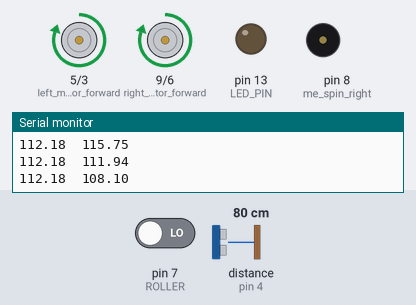
Simulated run of this sketch. Board: Arduino Uno, built with avr-gcc and run on an emulated ATmega328P. Shown: motor-driver pin pairs drawn as motors (green arrow = first pin HIGH = forward, orange = second pin HIGH = backward, longer = more drive), output pins drawn as LEDs (lit = HIGH), buzzer (waves = sounding), the last lines printed to the serial monitor. Wiring (inferred from the names in the program): ultrasonic range finder: trigger pin 2; echo pin 4. The inputs (shaded band) are chosen by the test bench; at power-on: distance to the obstacle (sensor on pin 4) 80 cm, pin 7 (ROLLER) LOW. The echo pulse lasts 58.3 µs per cm; random numbers use the default seed unless the sketch sets one; pins used as bus, display or sensor lines are not drawn.

Above: at 3.4 s.
3.5 s: distance to the obstacle (sensor on pin 4) set to 2 cm
At 4.4 s:
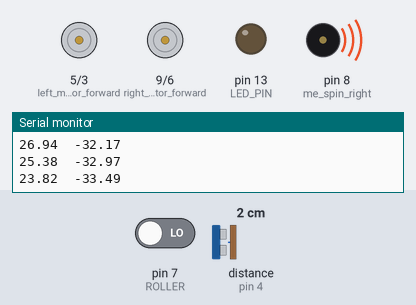
At 6.3 s:
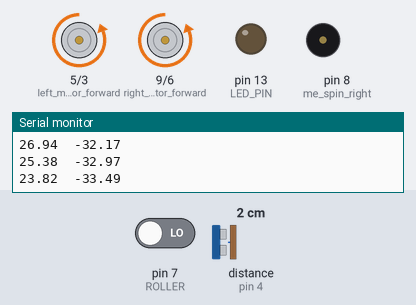
6.5 s: distance to the obstacle (sensor on pin 4) set to 9 cm
At 8.3 s:
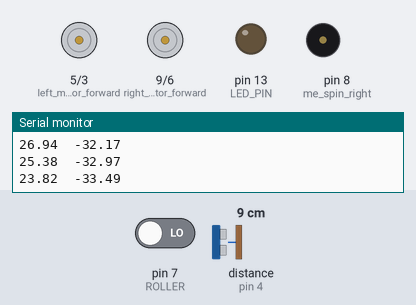
Timing chart, 0 to 29.5 s (numbered marks = the images above; inputs shaded):
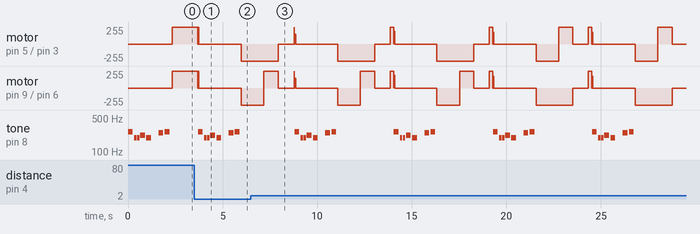

Measured:
- after the input at 3.5 s, motor on pin 5 (left_motor_forward) / pin 3 (left_motor_backward), motor on pin 9 (right_motor_forward) / pin 6 (right_motor_backward): forward 253/255 → stopped after 0.20 s, → backward 255/255 2.3 s later

The sketch:

johnny5.ino
```cpp
/*

  # Product: 6 DOF Sensor-MPU6050

  # SKU    : SEN0142

  # Description:

  # To read  accel/gyro data from 6 DOF Sensor

*/


#include "Wire.h"
#include "I2Cdev.h"
#include "MPU6050.h"
#include "linear_regression.h"

MPU6050 accelgyro;
linear_regression lr_sonar(50);

int16_t ax, ay, az;  // define accel as ax,ay,az
int16_t gx, gy, gz;  // define gyro as gx,gy,gz

double fax, fay, faz;  // define accel as ax,ay,az
double fgx, fgy, fgz;  // define gyro as gx,gy,gz

//double ax, ay, az;  // define accel as ax,ay,az
//double gx, gy, gz;  // define gyro as gx,gy,gz

#define LED_PIN 13
#define ROLLER  07
#define TRIGGER 02
#define ECHO    04

#define I2C_SDA A4
#define I2C_SCL A5

bool blinkState = false;

// "Me" movement assignment
const int me_stop = 0;
const int me_forward = 1;
const int me_backward = 2;
const int me_left_forward = 3;
const int me_right_forward = 4;
const int me_left_backward = 5;
const int me_right_backward = 6;
const int me_spin_left = 7;
const int me_spin_right = 8;

int current_direction = me_stop;

const int drive = 255;

int roller_count = 0;
int roller_time = 0;
bool roller_toggle = false;

bool roller_check()
{
  if ( roller_toggle != digitalRead( ROLLER ) )
  {
    roller_time = millis();
    roller_toggle = !roller_toggle;
    roller_count++;
    return true;
  }
  else if ( millis() - roller_time < 1000 )
  {
    return true;
  }

  return false;
}

int sonar_ping( int trigger_pin, int echo_pin )
{
  int lms = 0;
  int hms = 0;
  int i;

  for ( i = 0; i < 3; i++ ) // try times to get a none negative value
  {
    int ts = micros();

    digitalWrite(TRIGGER, LOW);
    delayMicroseconds(15);
    digitalWrite(TRIGGER, HIGH);
    delayMicroseconds(15);
    digitalWrite(TRIGGER, LOW);

    while ( !digitalRead(ECHO) )
    {
      lms = micros();

      if ( lms > (ts + 8000) )
      {
        break;
      }
    }

    while ( digitalRead(ECHO) )
    {
      hms = micros();

      if ( hms > (lms + 8000) )
      {
        break;
      }
    }

    if ( (hms - lms) >= 0 )
      break;
  }

  int ret = (hms - lms);

  if ( ret < 0 )
    ret = 0;

  return ret;
}


int sonar_cm( int usecs )

{
  return (usecs / 59);
}


int sonar_in( int usecs )

{
  return (usecs / 145);
}


int sonar_dump_cm()
{
  int ping = sonar_ping( TRIGGER, ECHO );

  Serial.print( sonar_in(ping) );
  Serial.print("in : ");
  Serial.print( sonar_cm(ping) );
  Serial.println("cm");

  return sonar_cm(ping);
}

int movingDirection()
{
  return current_direction;
}
void moveMe( int way, int drive )
{

  current_direction = way;

  // out to motor drive PIN assignment
  const int left_motor_forward = 5;
  const int right_motor_forward = 9;
  const int left_motor_backward = 3;
  const int right_motor_backward = 6;

  analogWrite( left_motor_forward, 0 );
  analogWrite( right_motor_forward, 0 );
  analogWrite( left_motor_backward, 0 );
  analogWrite( right_motor_backward, 0 );

  switch ( way )
  {
    case me_stop:
      break;
    case me_forward:
      analogWrite( left_motor_forward, drive );
      analogWrite( right_motor_forward, drive );
      break;
    case me_backward:
      analogWrite( left_motor_backward, drive );
      analogWrite( right_motor_backward, drive );
      break;
    case me_left_forward:
      analogWrite( left_motor_forward, drive );
      break;
    case me_right_forward:
      analogWrite( right_motor_forward, drive );
      break;
    case me_left_backward:
      analogWrite( left_motor_backward, drive );
      break;
    case me_right_backward:
      analogWrite( right_motor_backward, drive );
      break;
    case me_spin_left:
      analogWrite( left_motor_backward, drive );
      analogWrite( right_motor_forward, drive );
      break;
    case me_spin_right:
      analogWrite( left_motor_forward, drive );
      analogWrite( right_motor_backward, drive );
      break;
  }
}
#include "pitches.h"

// notes in the melody:
int melody[] = {
  NOTE_C4, NOTE_G3, NOTE_G3, NOTE_A3, NOTE_G3, 0, NOTE_B3, NOTE_C4
};

// note durations: 4 = quarter note, 8 = eighth note, etc.:
int noteDurations[] = {
  4, 8, 8, 4, 4, 4, 4, 4
};

void music() {
  // iterate over the notes of the melody:
  for (int thisNote = 0; thisNote < 8; thisNote++) {

    // to calculate the note duration, take one second
    // divided by the note type.
    //e.g. quarter note = 1000 / 4, eighth note = 1000/8, etc.
    int noteDuration = 1000 / noteDurations[thisNote];
    tone(8, melody[thisNote], noteDuration);

    // to distinguish the notes, set a minimum time between them.
    // the note's duration + 30% seems to work well:
    int pauseBetweenNotes = noteDuration * 1.30;
    delay(pauseBetweenNotes);
    // stop the tone playing:
    noTone(8);
  }
}


void setup() {
  music();

  Wire.begin();      // join I2C bus

  Serial.begin(115200);    //  initialize serial communication
  Serial.println("Initializing I2C devices...");

  accelgyro.initialize();

  // verify connection

  Serial.println("Testing device connections...");
  Serial.println(accelgyro.testConnection() ? "MPU6050 connection successful" : "MPU6050 connection failed");

  pinMode(LED_PIN, OUTPUT);  // configure LED pin
  pinMode(TRIGGER, OUTPUT);  // configure sonar pin
  pinMode(ECHO,    INPUT);   // configure sonar pin
  pinMode(ROLLER,  INPUT);   // configure sonar pin

  pinMode( 3, OUTPUT );
  pinMode( 5, OUTPUT );
  pinMode( 6, OUTPUT );
  pinMode( 9, OUTPUT );


}


double getDistsance()
{
  for ( int i = 0; i <= 50; i++ )
  {
    lr_sonar.log_entry( micros(), sonar_cm( sonar_ping(TRIGGER, ECHO) ) );
  }
  return lr_sonar.avg();
}

void scan_area( int time_unit )
{
  moveMe( me_stop, drive );
  moveMe( me_backward, drive );
  delay(time_unit * 50);

  moveMe( me_backward, drive );
  delay(time_unit * 30);

  if ( rand() % 2 == 0 )
  {
    for ( int i = 0; i < 4; i++ )
    {
      moveMe( me_spin_right, drive );
      delay(time_unit * 50);
      moveMe( me_stop, drive );
      delay(time_unit * 50 );
      double distance = getDistsance();
      if ( distance > 30 )
        return;
    }
  }
  else
  {
    for ( int i = 0; i < 4; i++ )
    {
      moveMe( me_spin_left, drive );
      delay(time_unit * 50);
      moveMe( me_stop, drive );
      delay(time_unit * 50 );
      double distance = getDistsance();
      if ( distance > 30 )
        return;
    }
  }
}


void loop() {

  int drive = 255;

  //accelgyro.getMotion6(&ax, &ay, &az, &gx, &gy, &gz);  // read measurements from device

  lr_sonar.log_entry( micros(), sonar_cm( sonar_ping(TRIGGER, ECHO) ) );

  double acm = lr_sonar.avg();
  double lcm = lr_sonar.calc();

  fax = ax;
  fay = ay;
  faz = az;
  fgx = gx;
  fgy = gy;
  fgz = gz;

  Serial.print( acm );
  Serial.print( "\t" );
  Serial.println( lcm );


  if ( movingDirection() == me_forward )
  {
    if ( !roller_check() )
    {
      //acm = 0; // fool sonar
    }
  }

  if ( acm < 25 )
  {
    moveMe( me_backward, 255 );
    delay(10);
    moveMe( me_stop, 255 );
    music();
    scan_area(15);
  }
  else
  {
    if ( millis() % 3000 == 0 )
    {
      if ( rand() % 2 == 0 )
      {
        moveMe( me_spin_left, 255 );
      }
      else
      {
        moveMe( me_spin_right, 255 );
      }
      delay(200);
      scan_area(5);
    }
    moveMe( me_forward, drive );
  }
}
```

HMC5983.cpp
```cpp
/*
 * HMC5983.cpp - library class
 *
 * simple library to test the HMC5983 sensor from Honeywell
 *
 * (c) 2014 David Cuartielles, Arduino LLC
 */

#include "HMC5983.h"
#include <Wire.h>

void HMC5983::begin(int D){
  DEBUG = D;
  Wire.begin();
}

/*
From datasheet for the HMC5983
Below is an example of a (power-on) initialization process for “continuous-measurement mode” via I2C interface:
1. Write CRA (00) – send 0x3C 0x00 0x70 (8-average, 15 Hz default or any other rate, normal measurement)
2. Write CRB (01) – send 0x3C 0x01 0xA0 (Gain=5, or any other desired gain)
3. For each measurement query:
  Write Mode (02) – send 0x3C 0x02 0x01 (Single-measurement mode)
  Wait 6 ms or monitor status register or DRDY hardware interrupt pin
  Send 0x3D 0x06 (Read all 6 bytes. If gain is changed then this data set is using previous gain)
  Convert three 16-bit 2’s compliment hex values to decimal values and assign to X, Z, Y, respectively.
(Self addition:)
4. Convert the magnetic information into a compass value

REGARDING THE CALCULATION OF THE ACTUAL HEADING VALUE

From AN-203 http://www51.honeywell.com/aero/common/documents/myaerospacecatalog-documents/Defense_Brochures-documents/Magnetic__Literature_Application_notes-documents/AN203_Compass_Heading_Using_Magnetometers.pdf
The magnetic compass heading can be determined (in degrees) from the magnetometer's x and y readings by using the
following set of equations:
  Direction (y>0) = 90 - [arcTAN(x/y)]*180/PI
  Direction (y<0) = 270 - [arcTAN(x/y)]*180/PI
  Direction (y=0, x<0) = 180.0
  Direction (y=0, x>0) = 0.0

MISSING : EARTH DECLINATION ANGLE

In other words, we are not making any compensation for the earth's north pole location vs the magnetic measurement

*/
float HMC5983::read(){
  // start transmission
  //Wire.beginTransmission(HMC5983_ADDRESS);

  // step 1
  //Wire.beginTransmission(HMC5983_ADDRESS);
  //Wire.write(HMC5983_WRITE);
  //Wire.write(0x00);
  //Wire.write(0x70);
  //Wire.endTransmission();

  // step 2
  //Wire.beginTransmission(HMC5983_ADDRESS);
  //Wire.write(HMC5983_WRITE);
  //Wire.write(0x01);
  //Wire.write(0xA0);
  //Wire.endTransmission();

  // step 3
  Wire.beginTransmission(HMC5983_ADDRESS);
  //Wire.write(HMC5983_WRITE);
  Wire.write(0x02);
  Wire.write(0x01);
  Wire.endTransmission();

  // time delays required by HMC5983 upon receipt of the command
  // Get Data. Compensate and Calculate New Heading : 6ms
  delay(6);

  // step 3: get the six data bytes, MSB and LSB for X, Z, Y (in that order)
  //Wire.beginTransmission(HMC5983_ADDRESS);
  //Wire.write(HMC5983_READ);
  //Wire.write(0x06);
  //Wire.endTransmission();

  Wire.requestFrom(HMC5983_ADDRESS, 6); //get the six data bytes, MSB and LSB for X, Z, Y (in that order)

  long t = 0;
  while (Wire.available() < 6 && t < 5) {
  t++;
        delay(1);
  };

  if (t >= 5) return -999;

  //"The heading output data will be the value in tenths of degrees
  //from zero to 3599 and provided in binary format over the two bytes."
  byte X_MSB = Wire.read();
  byte X_LSB = Wire.read();
  byte Z_MSB = Wire.read();
  byte Z_LSB = Wire.read();
  byte Y_MSB = Wire.read();
  byte Y_LSB = Wire.read();

  if (DEBUG) {
  Serial.print("X MSB: "); Serial.print(X_MSB);
  Serial.print(" - X LSB: "); Serial.println(X_LSB);
  Serial.print("Y MSB: "); Serial.print(Y_MSB);
  Serial.print(" - Y LSB: "); Serial.println(Y_LSB);
  Serial.print("Z MSB: "); Serial.print(Z_MSB);
  Serial.print(" - Z LSB: "); Serial.println(Z_LSB);
  }

  // calculate the heading values for all the three sensors
  // range is 0xF800 to 0x07FF or -2048 to 2047
  float HX = (X_MSB << 8) + X_LSB;
  float HZ = (Z_MSB << 8) + Z_LSB;
  float HY = (Y_MSB << 8) + Y_LSB;

  // convert the numbers to fit the
  if (HX > 0x07FF) HX = 0xFFFF - HX;
  if (HZ > 0x07FF) HZ = 0xFFFF - HZ;
  if (HY > 0x07FF) HY = 0xFFFF - HY;

  // declare the heading variable we'll be returning
  float H = 0;

  if (HY == 0 && HX > 0) H = 180.0;
  if (HY == 0 && HX <= 0) H = 0.0;
  if (HY > 0) H = 90 - atan(HX/HY) * 180 / PI;
  if (HY < 0) H = 270 - atan(HX/HY) * 180 / PI;

  return H;
}
```

HMC5983.h
```cpp
/*
 * HMC5983.h - library header
 *
 * simple library to test the HMC5983 sensor from Honeywell
 *
 * (c) 2014 David Cuartielles, Arduino LLC
 */

#ifndef HMC5983_h
#define HMC5983_h

#if ARDUINO >= 100
#include "Arduino.h"
#else
#include "WProgram.h"
#endif

// I2C ADDRESS
#define HMC5983_ADDRESS 0x1E

// I2C COMMANDS
#define HMC5983_WRITE  0x3C
#define HMC5983_READ  0x3D

// MEMORY MAPPING
/*
Address Location  Name    Access
---------------------------------------------------
0x00  Configuration Register A  Read/Write
0x01  Configuration Register B  Read/Write
0x02  Mode Register     Read/Write
0x03  Data Output X MSB Register  Read
0x04  Data Output X LSB Register  Read
0x05  Data Output Z MSB Register  Read
0x06  Data Output Z LSB Register  Read
0x07  Data Output Y MSB Register  Read
0x08  Data Output Y LSB Register  Read
0x09  Status Register     Read
0x0A  Identification Register A Read
0x0B  Identification Register B Read
0x0C  Identification Register C Read
0x31  Temperature Output MSB Register Read
0x32  Temperature Output LSB Register Read
*/

#define HMC5983_CONF_A    0x00
#define HMC5983_CONF_B    0x01
#define HMC5983_MODE    0x02
#define HMC5983_OUT_X_MSB 0x03
#define HMC5983_OUT_X_LSB 0x04
#define HMC5983_OUT_Z_MSB 0x05
#define HMC5983_OUT_Z_LSB 0x06
#define HMC5983_OUT_Y_MSB 0x07
#define HMC5983_OUT_Y_LSB 0x08
#define HMC5983_STATUS    0x09
#define HMC5983_ID_A    0x0A
#define HMC5983_ID_B    0x0B
#define HMC5983_ID_C    0x0C
#define HMC5983_TEMP_OUT_MSB  0x31
#define HMC5983_TEMP_OUT_LSB  0x32

class HMC5983 {
  public:
    int DEBUG;
    void begin(int D = false);
    float read();
  private:

};

#endif
```

linear_regression.h
```cpp
class linear_regression
{
  double *_tss;   // timestamp or 'x'
  double *_lreg;  // data samples or 'y'

  long _counter;
  long _samples;

  double _m;
  double _b;

  public:

  linear_regression( int samples )
    : _samples(samples), _counter(0), _lreg(NULL), _tss(NULL)
  {
    _tss  = new double[_samples];
    _lreg = new double[_samples];
  }

  void log_entry( double x, double y )
  {
    _lreg[_counter%_samples] = y;
    _tss[_counter%_samples]  = x;
    _counter++;
  }

  double avg()
  {
    double tot = 0.0;

    int len = _counter < _samples ? _counter : _samples;

    for( int i = 0; i < len; i++ )
    {
      tot += _lreg[i];
    }

    return tot / (double)len;
  }

  double mid_avg()
  {
    double tot = 0.0;
    double min = _lreg[0];
    double max = 0.0;

    int len = _counter < _samples ? _counter : _samples;

    for( int i = 0; i < len; i++ )
    {
      tot += _lreg[i];

      min = min > _lreg[i] ? _lreg[i] : min;
      max = max < _lreg[i] ? _lreg[i] : max;
    }

    tot -= min;
    tot -= max;

    return tot / (double)(len-2);
  }

  double stddev()
  {
    double tot = 0.0;

    int len = _counter < _samples ? _counter : _samples;

    for( int i = 0; i < len; i++ )
    {
      tot += _lreg[i]*_lreg[i];
    }

    return sqrt(tot / (double)len);
  }

  double calc()
  {
    double lxy = 0.0;
    double lxx = 0.0;
    double lxs = 0.0;
    double lys = 0.0;

    int len = _counter < _samples ? _counter : _samples;

    for( int i = 0; i < len; i++ )
    {
      lxy += _lreg[i]*_tss[i];
      lxx += _tss[i]*_tss[i];
      lxs += _tss[i];
      lys += _lreg[i];
    }

    if( (((double)len*lxx)-(lxs*lxs)) == 0.0 )
      return _lreg[(_counter-1)%_samples];

    _m = (((double)len*lxy)-(lxs*lys))/(((double)len*lxx)-(lxs*lxs));
    _b = (lys-(_m*lxs))/len;

    return _m*(_tss[(_counter-1)%_samples])+_b;
  }

  double slope()
  {
    long cntr = (_counter-1);
    long cnt_min = ((cntr+1) - _samples) < 0 ? 0 : (cntr+1 - _samples);
    long cnt_max = cntr;
    cnt_min %= _samples;
    cnt_max %= _samples;
    double x1 = _tss[cnt_min];
    double x2 = _tss[cnt_max];
    double y1 = _m*(_tss[(cnt_min)])+_b;
    double y2 = _m*(_tss[(cnt_max)])+_b;

    if( (x2-x1) == 0.0 )
      return 0.0;

    double slp = (y2-y1) / (x2-x1);
    return slp;
  }

  double calc_center()
  {
    long cntr = (_counter-1);
    long cnt_min = ((cntr+1) - _samples) < 0 ? 0 : (cntr+1 - _samples);
    long cnt_max = cntr;
    cnt_min %= _samples;
    cnt_max %= _samples;
    double x1 = _tss[cnt_min];
    double x2 = _tss[cnt_max];
    double y1 = _m*(_tss[(cnt_min)])+_b;
    double y2 = _m*(_tss[(cnt_max)])+_b;

    if( (x2-x1) == 0.0 )
      return 0.0;

    double slp = (y2-y1) / (x2-x1);

    double center_slp = -slp * ( ( x2-x1 ) / 2.0 ) + y1;
    return center_slp;
  }

  ~linear_regression()
  {
    delete [] _tss;
    delete [] _lreg;
  }

};
```

pitches.h
```cpp
/*************************************************
 * Public Constants
 *************************************************/

#define NOTE_B0  31
#define NOTE_C1  33
#define NOTE_CS1 35
#define NOTE_D1  37
#define NOTE_DS1 39
#define NOTE_E1  41
#define NOTE_F1  44
#define NOTE_FS1 46
#define NOTE_G1  49
#define NOTE_GS1 52
#define NOTE_A1  55
#define NOTE_AS1 58
#define NOTE_B1  62
#define NOTE_C2  65
#define NOTE_CS2 69
#define NOTE_D2  73
#define NOTE_DS2 78
#define NOTE_E2  82
#define NOTE_F2  87
#define NOTE_FS2 93
#define NOTE_G2  98
#define NOTE_GS2 104
#define NOTE_A2  110
#define NOTE_AS2 117
#define NOTE_B2  123
#define NOTE_C3  131
#define NOTE_CS3 139
#define NOTE_D3  147
#define NOTE_DS3 156
#define NOTE_E3  165
#define NOTE_F3  175
#define NOTE_FS3 185
#define NOTE_G3  196
#define NOTE_GS3 208
#define NOTE_A3  220
#define NOTE_AS3 233
#define NOTE_B3  247
#define NOTE_C4  262
#define NOTE_CS4 277
#define NOTE_D4  294
#define NOTE_DS4 311
#define NOTE_E4  330
#define NOTE_F4  349
#define NOTE_FS4 370
#define NOTE_G4  392
#define NOTE_GS4 415
#define NOTE_A4  440
#define NOTE_AS4 466
#define NOTE_B4  494
#define NOTE_C5  523
#define NOTE_CS5 554
#define NOTE_D5  587
#define NOTE_DS5 622
#define NOTE_E5  659
#define NOTE_F5  698
#define NOTE_FS5 740
#define NOTE_G5  784
#define NOTE_GS5 831
#define NOTE_A5  880
#define NOTE_AS5 932
#define NOTE_B5  988
#define NOTE_C6  1047
#define NOTE_CS6 1109
#define NOTE_D6  1175
#define NOTE_DS6 1245
#define NOTE_E6  1319
#define NOTE_F6  1397
#define NOTE_FS6 1480
#define NOTE_G6  1568
#define NOTE_GS6 1661
#define NOTE_A6  1760
#define NOTE_AS6 1865
#define NOTE_B6  1976
#define NOTE_C7  2093
#define NOTE_CS7 2217
#define NOTE_D7  2349
#define NOTE_DS7 2489
#define NOTE_E7  2637
#define NOTE_F7  2794
#define NOTE_FS7 2960
#define NOTE_G7  3136
#define NOTE_GS7 3322
#define NOTE_A7  3520
#define NOTE_AS7 3729
#define NOTE_B7  3951
#define NOTE_C8  4186
#define NOTE_CS8 4435
#define NOTE_D8  4699
#define NOTE_DS8 4978
```
